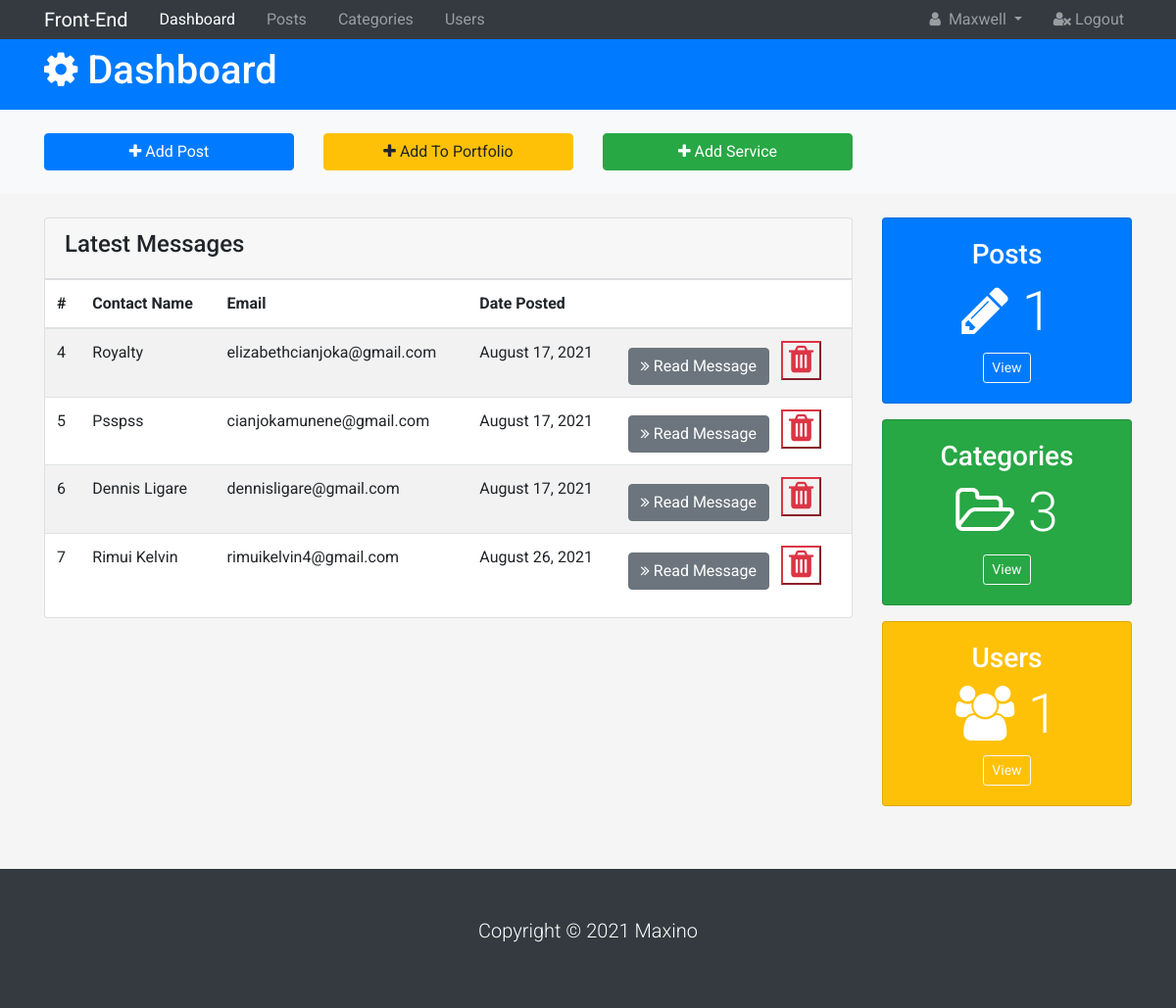
Page /admin/ (signed in) on the earlier database version.
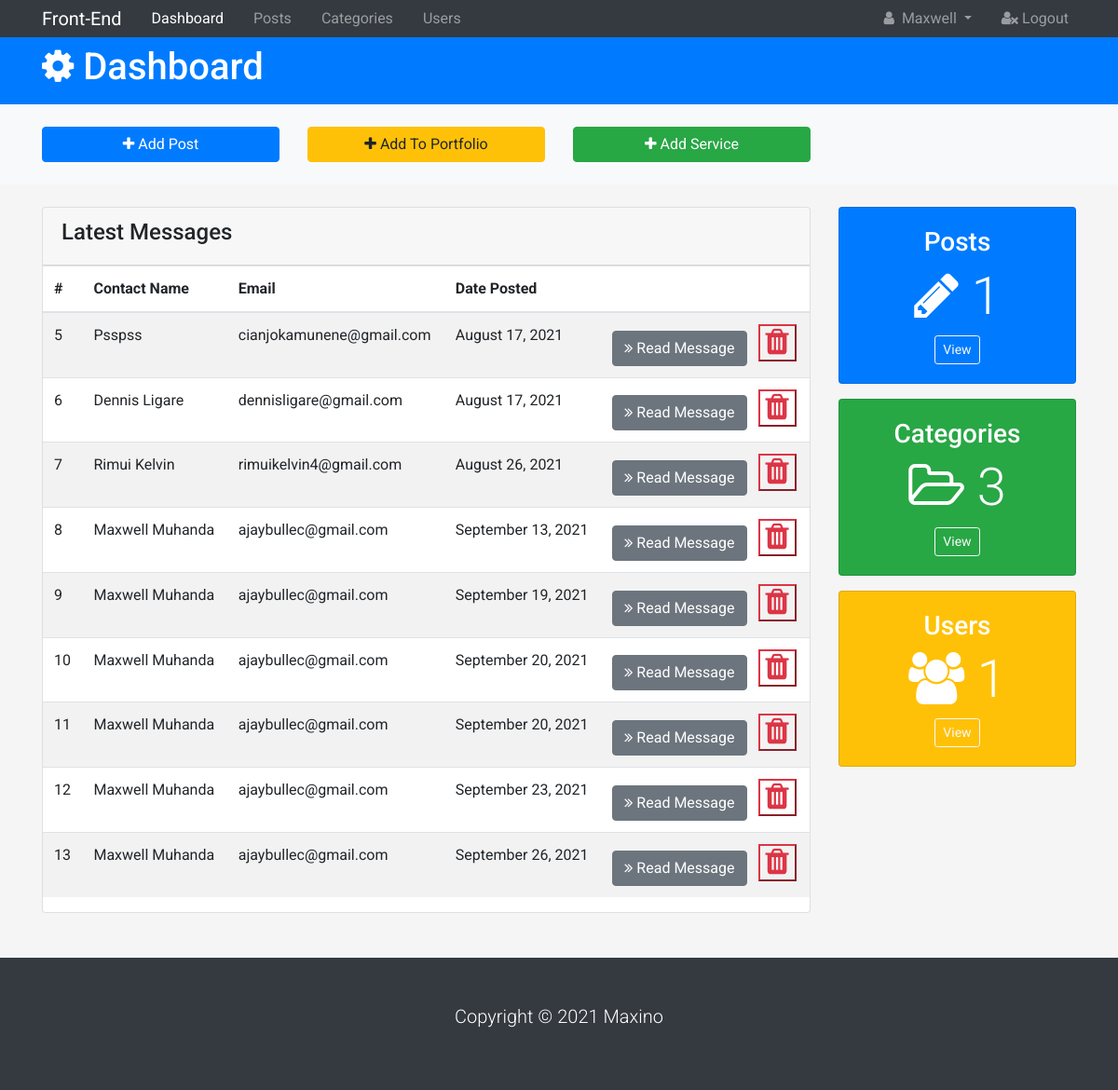
Same page on the later database version.
### Portfolio/models.py (models this page shows)
class User(db.Model, UserMixin):
    id = db.Column(db.Integer, primary_key=True)
    first_name = db.Column(db.String(100))
    last_name = db.Column(db.String(100))
    email = db.Column(db.String(64), unique=True)
    profile_pic = db.Column(db.String(100), default='avatar.png')
    password = db.Column(db.String(255))
    bio = db.Column(db.Text)
    url_to = db.Column(db.String(100))
    active = db.Column(db.Boolean())
    confirmed_at = db.Column(db.DateTime)
    roles = db.relationship('Role', secondary=roles_users,
                            backref=db.backref('users', lazy='dynamic'))
    blogs = db.relationship('Blog', backref='user', lazy=True)

class Contact(db.Model):
    id = db.Column(db.Integer, primary_key=True)
    name = db.Column(db.String(50), nullable=False)
    email = db.Column(db.String(50), nullable=False)
    message = db.Column(db.Text, nullable=False)
    date = db.Column(db.DateTime, nullable=False, default=datetime.utcnow)

### Portfolio/admin/routes.py (the view, shortened to what this page needs)
@author.route('/admin/', methods=['POST', 'GET'])
@login_required
def admin():
    blogs = Blog.query.all()
    messages = Contact.query.all()
    categories = Category.query.all()
    users = User.query.all()
    serve_form = ServiceForm()
    form = PortfolioForm()
    if serve_form.validate_on_submit():
        new_service = Service(title=serve_form.title.data, icon=serve_form.icon.data, heading=serve_form.heading.data, description=serve_form.description.data)
        db.session.add(new_service)
        db.session.commit()
        flash("Service Added", 'success')
        return redirect(url_for('author.admin'))
    return render_template('admin/index.html', admin=True, form=form, users=users, categories=categories, blogs=blogs, serve_form=serve_form, messages=messages)

### Portfolio/__init__.py (called while the page is built)
@app.teardown_appcontext
def shutdown_session(exception=None):
    db.session.remove()

### Portfolio/templates/admin/index.html (shortened to what this page needs)
{% extends 'admin/base.html' %}
{% block content %}
  <header id="main-header" class="py-2 bg-primary text-white">
    <div class="container">
      <div class="row">
        <div class="col-md-6">
          <h1><i class="fa fa-gear"></i> Dashboard</h1>
        </div>
      </div>
    </div>
  </header>
  <section id="action" class="py-4 mb-4 bg-light">
    <div class="container">
      <div class="row">
        <div class="col-md-3">
          <a href="{{url_for('author.add_post')}}" class="btn btn-primary btn-block">
            <i class="fa fa-plus"></i> Add Post
          </a>
        </div>
       {% if current_user.id == 1 %}
       <div class="col-md-3">
         <a href="#" class="btn btn-warning btn-block" data-toggle="modal" data-target="#addUserModal">
           <i class="fa fa-plus"></i> Add To Portfolio
         </a>
       </div>
       <div class="col-md-3">
         <a href="#" class="btn btn-success btn-block" data-toggle="modal" data-target="#addService">
           <i class="fa fa-plus"></i> Add Service
         </a>
       </div>
       {% endif %}
      </div>
    </div>
  </section>
  <section id="posts">
    <div class="container">
      <div class="row">
        <div class="col-md-9 sm-mb-3">
          <div class="card">
            <div class="card-header">
              <h4>Latest Messages</h4>
            </div>
            <table class="table table-striped">
              <thead class="thead-inverse">
                <tr>
                  <th>#</th>
                  <th>Contact Name</th>
                  <th>Email</th>
                  <th>Date Posted</th>
                  <th></th>
                </tr>
              </thead>
              <tbody>
                {% for message in messages %}
                <tr>
                  <td scope="row">{{message.id}}</td>
                  <td>{{message.name}}</td>
                  <td>{{message.email}}</td>
                  <td>{{message.date.strftime("%B %d, %Y ")}}</td>
                  <td>
                    {% if current_user.id ==1 %}
                    <a href="{{url_for('author.message', message_id=message.id) }}" class="btn btn-secondary">
                    <i class="fa fa-angle-double-right"></i> Read Message
                  </a>
                    <button class="btn-link btn-outline-danger text-danger ml-2" data-toggle="modal" data-target="#my">
                    <i class="fa fa-trash fa-2x "></i>
                    </button>
                    {% endif %}
                   </td>
                    </tr>
                    {% endfor %}
              </tbody>
            </table>
          </div>
        </div>
        <div class="col-md-3">
          <div class="card text-center bg-primary text-white mb-3">
            <div class="card-body">
              <h3>Posts</h3>
              <h1 class="display-4">
                <i class="fa fa-pencil"></i> {{blogs | length}}
              </h1>
              <a href="{{url_for('author.posts')}}" class="btn btn-outline-light btn-sm">View</a>
            </div>
          </div>
          <div class="card text-center bg-success text-white mb-3">
            <div class="card-body">
              <h3>Categories</h3>
              <h1 class="display-4">
                <i class="fa fa-folder-open-o"></i> {{categories | length}}
              </h1>
              <a href="{{url_for('author.categories')}}" class="btn btn-outline-light btn-sm">View</a>
            </div>
          </div>
          <div class="card text-center bg-warning text-white mb-3">
            <div class="card-body">
              <h3>Users</h3>
              <h1 class="display-4">
                <i class="fa fa-users"></i> {{users| length}}
              </h1>
              <a href="{{url_for('author.users')}}" class="btn btn-outline-light btn-sm">View</a>
            </div>
          </div>
        </div>
      </div>
    </div>
  </section>
  {% endblock  %}

### Portfolio/templates/admin/base.html (shortened to what this page needs)
<!DOCTYPE html>
<html lang="en">
<head>
  {% block head %}
 <link rel="stylesheet" href="{{ url_for('static', filename='css/font-awesome.min.css') }}">
  <link rel="stylesheet" href="https://maxcdn.bootstrapcdn.com/bootstrap/4.0.0/css/bootstrap.min.css">
  <link rel="stylesheet" href="{{ url_for('static', filename='css/style.css') }}">
  {% endblock  %}
</head>
<body>
  <nav class="navbar navbar-expand-sm navbar-dark bg-dark p-0">
    <div class="container">
      <a href="{{url_for('main.index')}}" class="navbar-brand">Front-End</a>
      <div class="collapse navbar-collapse" id="navbarNav">
        <ul class="navbar-nav">
          <li class="nav-item px-2">
            <a href="{{url_for('author.admin')}}" class="nav-link active">Dashboard</a>
          </li>
          <li class="nav-item px-2">
            <a href="{{url_for('author.posts')}}" class="nav-link">Posts</a>
          </li>
          <li class="nav-item px-2">
            <a href="{{url_for('author.categories')}}" class="nav-link">Categories</a>
          </li>
          <li class="nav-item px-2">
            <a href="{{url_for('author.users')}}" class="nav-link">Users</a>
          </li>
        </ul>
        <ul class="navbar-nav ml-auto">
          <li class="nav-item dropdown mr-3">
            <a href="#" class="nav-link dropdown-toggle" data-toggle="dropdown">
              <i class="fa fa-user mr-1"></i> {{current_user.first_name}}
            </a>
          </li>
          <li class="nav-item">
            <a href="{{url_for('security.logout')}}" class="nav-link">
              <i class="fa fa-user-times"></i> Logout
            </a>
          </li>
        </ul>
      </div>
    </div>
  </nav>
  {% block content %}
  {% endblock  %}
  <footer id="main-footer" class="bg-dark text-white mt-5 p-5">
    <div class="conatiner">
      <div class="row">
        <div class="col">
          <p class="lead text-center">Copyright &copy; 2021 Maxino</p>
        </div>
      </div>
    </div>
  </footer>
</body>
</html>

### Portfolio/static/css/style.css (style rules this page uses)
html { scroll-behavior: smooth; position: relative; }
body { background-color: #f5f5f5; }
body { font-family: 'Roboto', sans-serif; font-size: 16px; }
a { color: #1e1e1e; text-decoration: none; transition: all 0.5s ease-in-out; }

Differences in the rows shown:
removed Contact: id "4", name "Royalty", email "elizabethcianjoka@gmail.com", date "August 17, 2021"
added Contact: id "8", name "Maxwell Muhanda", email "ajaybullec@gmail.com", date "September 13, 2021"
added Contact: id "9", name "Maxwell Muhanda", email "ajaybullec@gmail.com", date "September 19, 2021"
added Contact: id "10", name "Maxwell Muhanda", email "ajaybullec@gmail.com", date "September 20, 2021"
added Contact: id "11", name "Maxwell Muhanda", email "ajaybullec@gmail.com", date "September 20, 2021"
added Contact: id "12", name "Maxwell Muhanda", email "ajaybullec@gmail.com", date "September 23, 2021"
added Contact: id "13", name "Maxwell Muhanda", email "ajaybullec@gmail.com", date "September 26, 2021"
